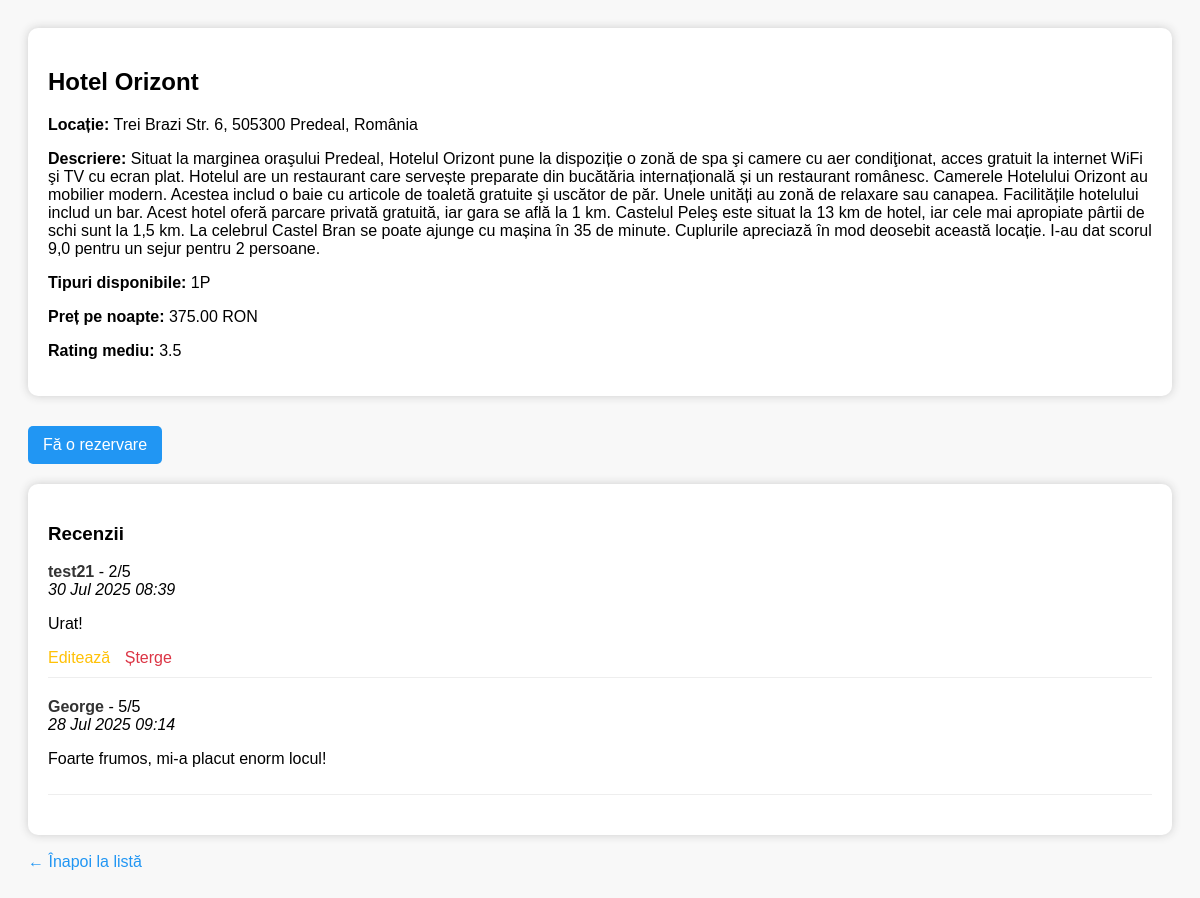
Page /booking/hotels/1/ (signed in) on the committed database.
### booking/models/hotel.py (models this page shows, shortened)
class Hotel(models.Model):
    HOTEL_TYPES = [
        ('1P', 'Cameră pentru 1 persoană'),
        ('2P', 'Cameră pentru 2 persoane'),
        ('3P', 'Cameră pentru 3 persoane'),
        ('APT', 'Apartament'),
    ]
    name = models.CharField(max_length=100)
    location = models.CharField(max_length=100)
    description = models.TextField()
    available_types = models.CharField(max_length=3, choices=HOTEL_TYPES)
    price_per_night = models.DecimalField(max_digits=7, decimal_places=2)
    is_active = models.BooleanField(default=True)

### booking/models/review.py (models this page shows, shortened)
class HotelReview(models.Model):
    reservation = models.OneToOneField('booking.Reservation', on_delete=models.CASCADE, null=True, blank=True)
    rating = models.IntegerField(validators=[MinValueValidator(1), MaxValueValidator(5)])
    text = models.TextField(blank=True)
    date_posted = models.DateTimeField(auto_now_add=True)
    @property
    def user(self):
        if self.reservation:
            return self.reservation.user
        return None  # sau poți returna un string, ex: "Utilizator necunoscut"

### booking/models/reservation.py (models this page shows, shortened)
class Reservation(models.Model):
    user = models.ForeignKey(settings.AUTH_USER_MODEL, on_delete=models.CASCADE)
    hotel = models.ForeignKey(Hotel, on_delete=models.CASCADE)
    room_type = models.CharField(max_length=3, choices=Hotel.HOTEL_TYPES, editable=False)
    start_date = models.DateField()
    end_date = models.DateField()
    total_price = models.DecimalField(max_digits=8, decimal_places=2, blank=True, null=True)

### booking/models/user.py (models this page shows)
class CustomUser(AbstractUser):
    age = models.PositiveIntegerField(null=True, blank=True)
    profession = models.CharField(max_length=100, blank=True)

### booking/views/hotel_views.py (the view)
# urls.py: path("hotels/<int:hotel_id>/", views.hotel_detail_view, name="hotel_detail"),
@login_required
def hotel_detail_view(request, hotel_id):
    hotel = Hotel.objects.get(id=hotel_id)
    reviews = HotelReview.objects.filter(reservation__hotel=hotel).select_related('reservation__user').order_by('-date_posted')
    avg_rating = reviews.aggregate(average=Avg('rating'))['average']
    return render(request, 'booking/hotel_detail.html', {
        'hotel': hotel,
        'reviews': reviews,
        'avg_rating': avg_rating,
    })

### booking/templates/booking/hotel_detail.html (shortened to what this page needs)
{% load static %}
<!DOCTYPE html>
<html>
<head>
</head>
<body>
    <div class="hotel-box">
        <h2>{{ hotel.name }}</h2>
        <p><strong>Locație:</strong> {{ hotel.location }}</p>
        <p><strong>Descriere:</strong> {{ hotel.description }}</p>
        <p><strong>Tipuri disponibile:</strong> {{ hotel.available_types }}</p>
        <p><strong>Preț pe noapte:</strong> {{ hotel.price_per_night }} RON</p>
        <p><strong>Rating mediu:</strong> {{ avg_rating|default:"Fără rating" }}</p>
    </div>
    {% if hotel.is_active %}
        <a href="{% url 'reserve_hotel' hotel.id %}" style="display:inline-block; margin-bottom: 20px; background:#2196F3; color:white; padding:10px 15px; border-radius:5px;">Fă o rezervare</a>
    {% endif %}
    <div class="reviews-box">
        <h3>Recenzii</h3>
        {% if reviews %}
            {% for review in reviews %}
                <div class="review">
                    <strong>{{ review.user.username }}</strong> - {{ review.rating }}/5<br>
                    <em>{{ review.date_posted|date:"d M Y H:i" }}</em>
                    <p>{{ review.text }}</p>
                    {% if request.user.is_staff or review.user == request.user %}
                        {% if request.user.is_staff %}
                            <a href="{% url 'update_review' review.id %}" style="color: #ffc107; margin-right: 10px;">Modifică review</a>
                            <a href="{% url 'delete_review' review.id %}" style="color: #dc3545;" onclick="return confirm('Ești sigur că vrei să ștergi această recenzie?');">Șterge review</a>
                        {% else %}
                            <a href="{% url 'update_own_review' review.id %}" style="color: #ffc107; margin-right: 10px;">Editează</a>
                            <a href="{% url 'delete_own_review' review.id %}" style="color: #dc3545;" onclick="return confirm('Ești sigur că vrei să ștergi această recenzie?');">Șterge</a>
                        {% endif %}
                    {% endif %}
                </div>
            {% endfor %}
        {% else %}
            <p>Acest hotel nu are recenzii încă.</p>
        {% endif %}
    </div>
    <br>
    <a href="{% url 'hotels' %}">← Înapoi la listă</a>
</body>
</html>

### booking/templates/booking/hotel_detail.html (style rules this page uses)
body { font-family: Arial, sans-serif; background: #f8f8f8; padding: 20px; }
.hotel-box { background: white; padding: 20px; border-radius: 10px; box-shadow: 0 0 10px #ccc; margin-bottom: 30px; }
.reviews-box { background: white; padding: 20px; border-radius: 10px; box-shadow: 0 0 10px #ccc; }
.review { margin-bottom: 20px; padding-bottom: 10px; border-bottom: 1px solid #eee; }
.review strong { color: #333; }
a { text-decoration: none; color: #2196F3; }

### rows in the picture
Hotel: name "Hotel Orizont", location "Trei Brazi Str. 6, 505300 Predeal, România", description "Situat la marginea oraşului Predeal, Hotelul Orizont pune la dispoziție o zonă de spa şi camere cu aer condiţionat, acces gratuit la internet WiFi şi TV cu ecran plat. Hotelul are un restaurant care servește preparate din bucătăria internațională și un restaurant românesc. Camerele Hotelului Orizont au mobilier modern. Acestea includ o baie cu articole de toaletă gratuite şi uscător de păr. Unele unități au zonă de relaxare sau canapea. Facilitățile hotelului includ un bar. Acest hotel oferă parcare privată gratuită, iar gara se află la 1 km. Castelul Peleş este situat la 13 km de hotel, iar cele mai apropiate pârtii de schi sunt la 1,5 km. La celebrul Castel Bran se poate ajunge cu mașina…", available_types "1P", price_per_night "375.00"
HotelReview: user.username "test21", rating "2", date_posted "30 Jul 2025 08:39", text "Urat!", shows "Editează"
HotelReview: user.username "George", rating "5", date_posted "28 Jul 2025 09:14", text "Foarte frumos, mi-a placut enorm locul!"

### other values in the picture
{{ avg_rating|default:"Fără rating" }} "3.5"
